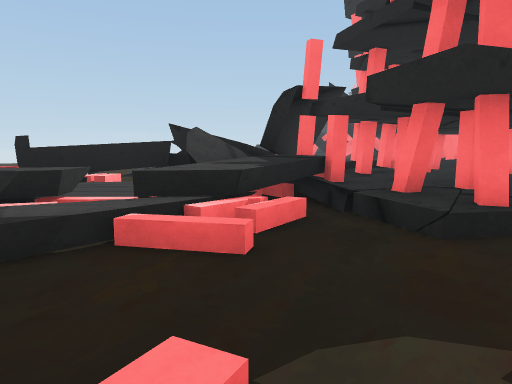
[1] (above)

24 first-person views from a walk through a scene from a Unity 3-D project. The camera is 1.2 m above the floor, tilts 6° down and sees 70° across. The floor is counted in squares, 2 m on a side. Each view is taken from the middle of a square. On the plan, view 1 faces up. The plan holds only what a view shows up to about 10 squares ahead; the rest is blank. The place goes on beyond the plan. The player is left out. Some animated figures are left out. Some surface patterns are stand-ins.

[2]
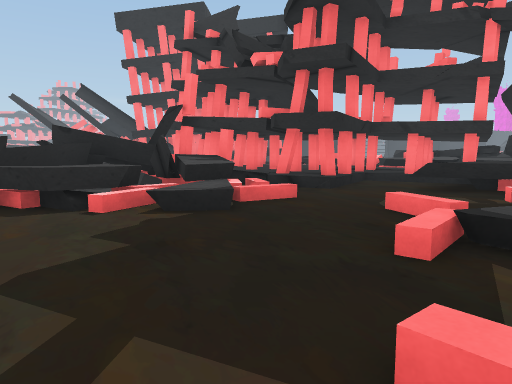

[3]
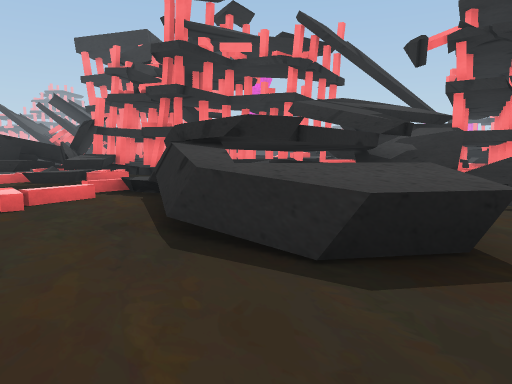

[4]
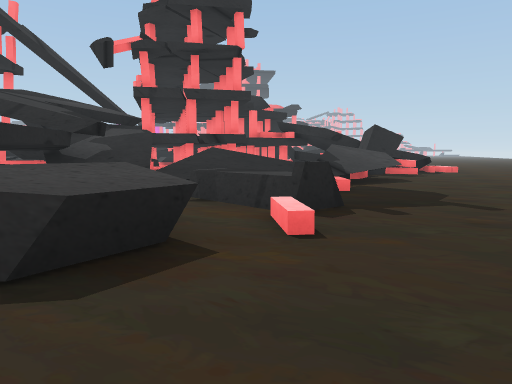

[5]
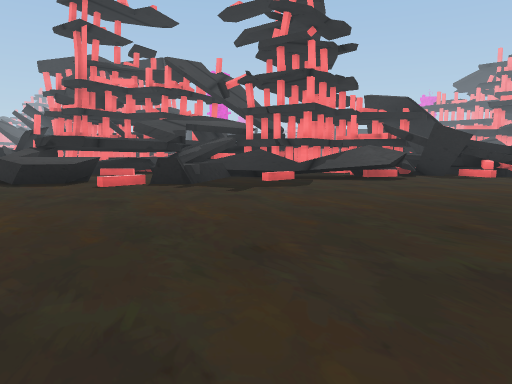

[6]
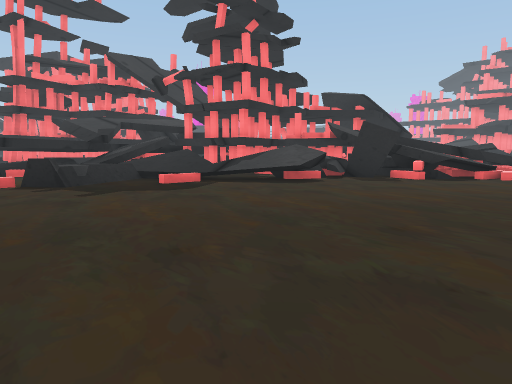

[7]
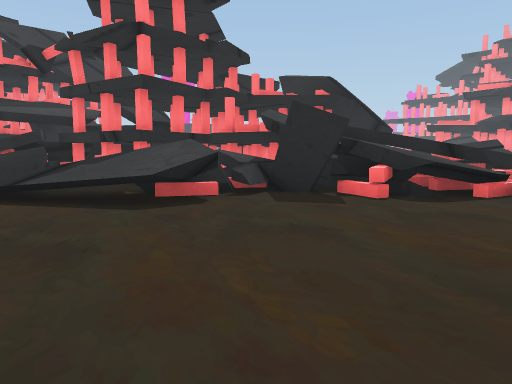

[8]
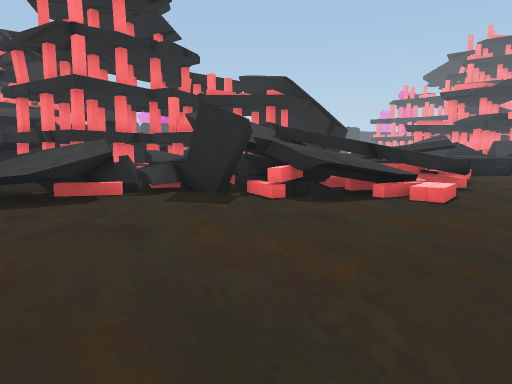

[9]
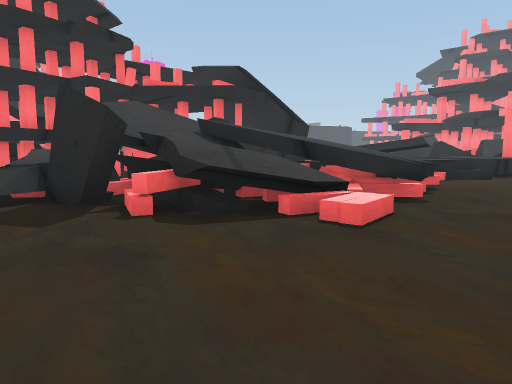

[10]
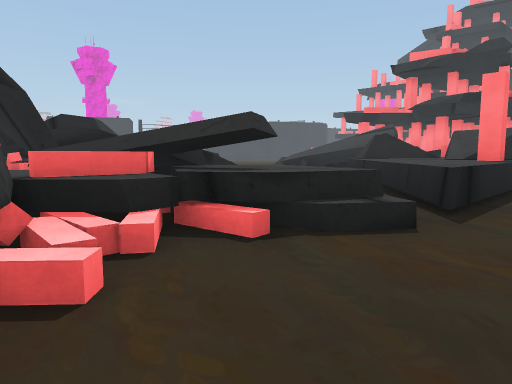

[11]
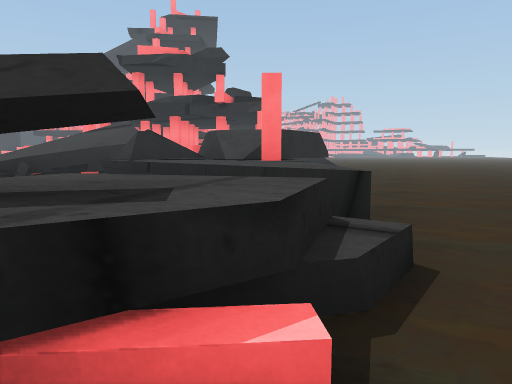

[12]
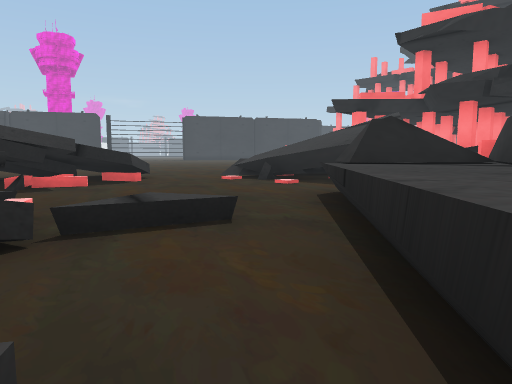

[13]
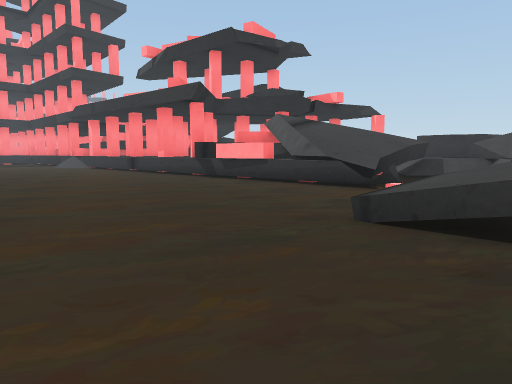

[14]
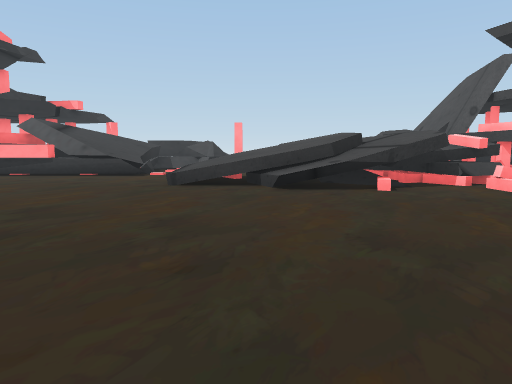

[15]
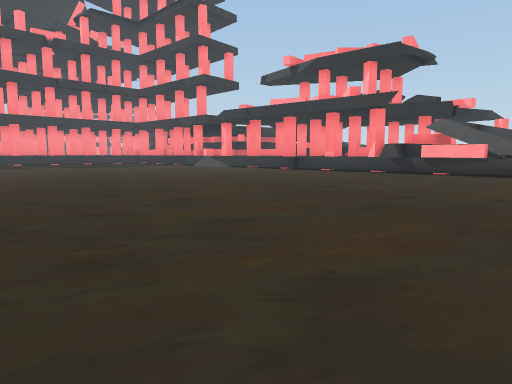

[16]
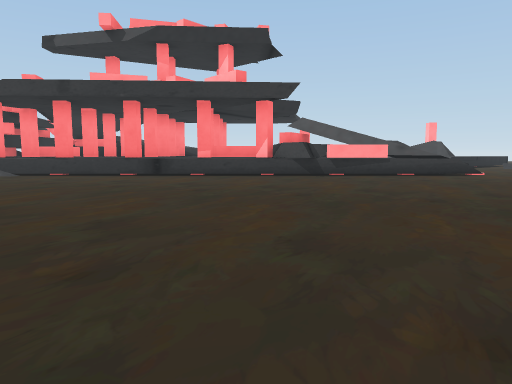

[17]
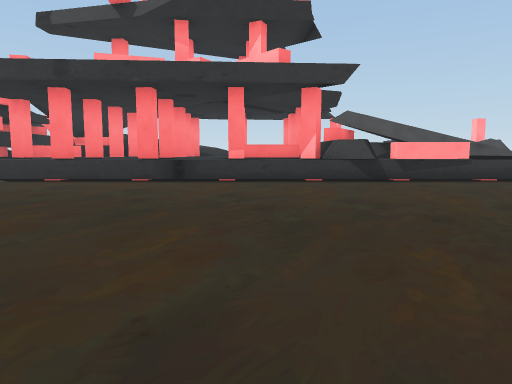

[18]
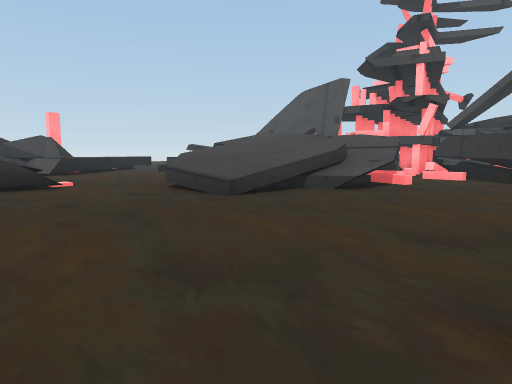

[19]
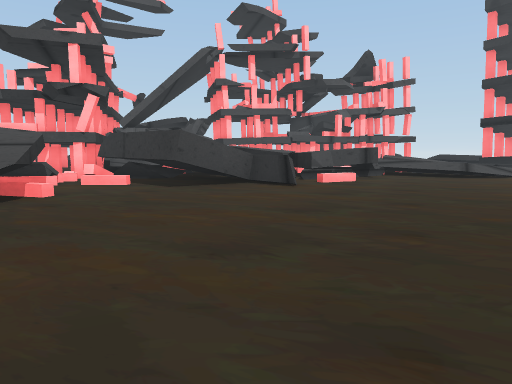

[20]
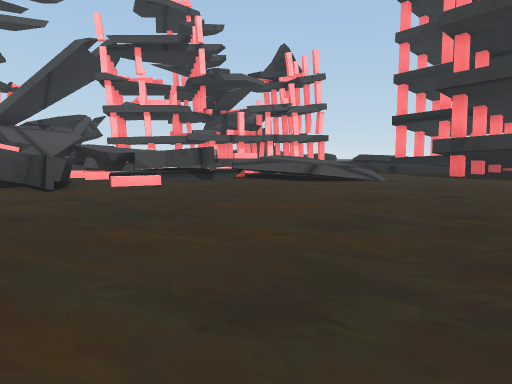

[21]
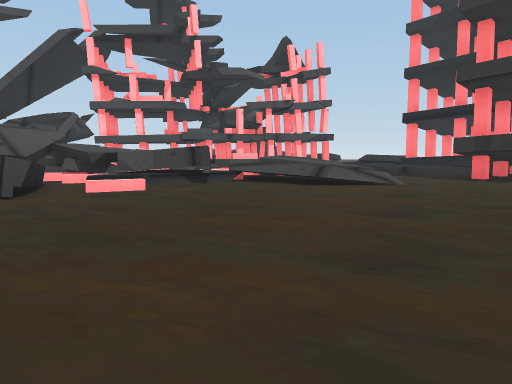

[22]
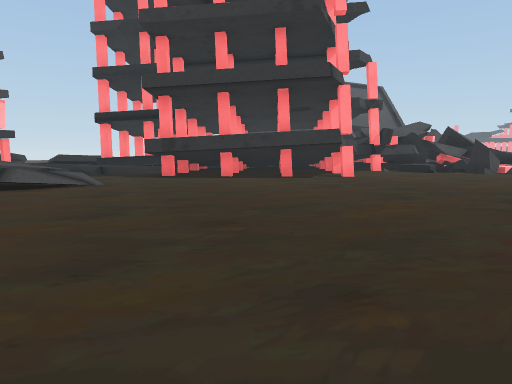

[23]
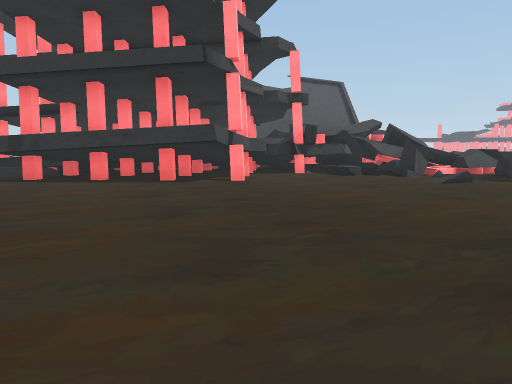

[24]
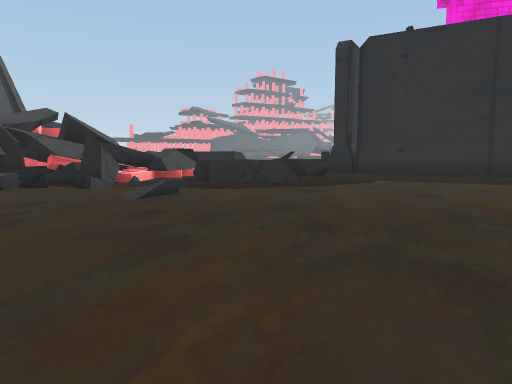

### Floor plan
Key: @ floor where view 1 was taken; # wall or solid block; x gap in a wall; . main floor; : floor 0.5 m higher than the main floor; + floor 1 m higher than the main floor; * floor 1.5 m higher than the main floor; % floor 1.75 m higher than the main floor; & floor 2.25 m higher than the main floor; / step, stairs or slope; = window, fence, low wall or low ledge; ^ raised ledge; v drop or lower ground.
Columns run from 4 left of view 1 to 32 right of it. Each row starts with its distance up from view 1.
 23                    ###^  ^^..##
 22                    #/#^^ ......
 21                    #//.^^......
 20                     =#........
 19                     /........
 18                    ..........
 17                   #.........
 16                   #........
 15                   ##.......
 14                  ##.......
 13               #####.......
 12               .###........
 11               ............
 10               .../........
  9       #= #   ==.//.......
  8  /v   ####    =///.......
  7  /  #### #    =//.............
  6 =^^v####      =x^........ .........
  5 /^#####:      =^^//...... ...........
  4  /====#:##    =^^x/#.................
  3  /////#/###   ^^^^^/.................
  2 ..///...###   ^^^  #................
  1 ..../.==###^= ^^^^^#.................
  0 ..//@.. # #    # ^#/./=..............
 -1 .//^    #^      ^^///////............
 -2  ..## ^^^^      ##///////............
 -3 ..^###^^ ##     # / /////............
 -4 ..^=  //  #      ^v v//...^^^####====
 -5 ..^^ ^/// ##      #/=#.....^##### ###
 -6 ....^^//#.###    ### ......###
 -7  ...=../=v ^     ##  /.....#  ##
 -8  ......///^^   =# / ///..^/^   #
 -9  .......//^v%&=   /#...v=#=#=^
-10 .......... #xv%*#==+/.v+++&x
-11 ...........=// x#.=+.//=x=#
-12 ............//=..../=/////#=
-13 .........................
-14   .... ......        ....

Positions as (right, up) in squares from view 1, and headings:
1: (0, 0), facing up
2: (-4, -1), facing up-right
3: (-4, -6), facing up-right
4: (-4, -6), facing right
5: (-4, -13), facing up-right
6: (-2, -14), facing up-right
7: (2, -13), facing up-right
8: (3, -14), facing up-right
9: (5, -14), facing up-right
10: (12, -13), facing up-right
11: (13, -11), facing right
12: (16, -11), facing up-right
13: (19, 2), facing down-right
14: (19, 6), facing down
15: (22, 7), facing down-right
16: (28, 6), facing down
17: (29, 4), facing down
18: (24, 3), facing down-left
19: (22, 3), facing left
20: (21, 7), facing left
21: (20, 7), facing left
22: (20, 7), facing up-left
23: (21, 10), facing up-left
24: (20, 13), facing up
